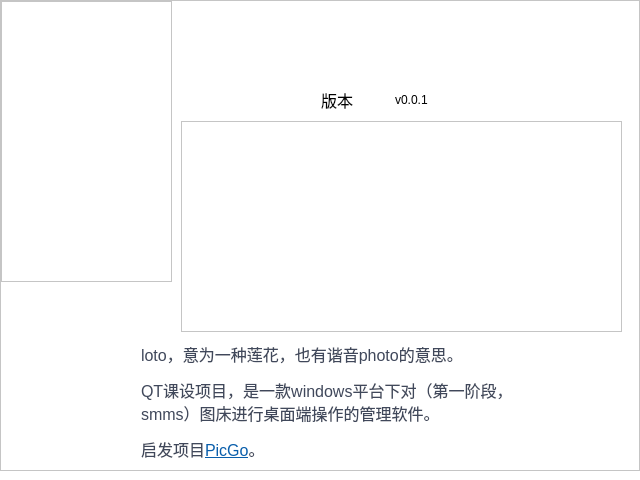
<?xml version="1.0" encoding="UTF-8"?>
<ui version="4.0">
 <class>DialogAbout</class>
 <widget class="QDialog" name="DialogAbout">
  <property name="geometry">
   <rect>
    <x>0</x>
    <y>0</y>
    <width>640</width>
    <height>480</height>
   </rect>
  </property>
  <property name="palette">
   <palette>
    <active>
     <colorrole role="Base">
      <brush brushstyle="SolidPattern">
       <color alpha="255">
        <red>255</red>
        <green>255</green>
        <blue>255</blue>
       </color>
      </brush>
     </colorrole>
     <colorrole role="Window">
      <brush brushstyle="SolidPattern">
       <color alpha="255">
        <red>255</red>
        <green>255</green>
        <blue>255</blue>
       </color>
      </brush>
     </colorrole>
    </active>
    <inactive>
     <colorrole role="Base">
      <brush brushstyle="SolidPattern">
       <color alpha="255">
        <red>255</red>
        <green>255</green>
        <blue>255</blue>
       </color>
      </brush>
     </colorrole>
     <colorrole role="Window">
      <brush brushstyle="SolidPattern">
       <color alpha="255">
        <red>255</red>
        <green>255</green>
        <blue>255</blue>
       </color>
      </brush>
     </colorrole>
    </inactive>
    <disabled>
     <colorrole role="Base">
      <brush brushstyle="SolidPattern">
       <color alpha="255">
        <red>255</red>
        <green>255</green>
        <blue>255</blue>
       </color>
      </brush>
     </colorrole>
     <colorrole role="Window">
      <brush brushstyle="SolidPattern">
       <color alpha="255">
        <red>255</red>
        <green>255</green>
        <blue>255</blue>
       </color>
      </brush>
     </colorrole>
    </disabled>
   </palette>
  </property>
  <property name="windowTitle">
   <string>关于</string>
  </property>
  <property name="styleSheet">
   <string notr="true"/>
  </property>
  <property name="sizeGripEnabled">
   <bool>false</bool>
  </property>
  <layout class="QVBoxLayout" name="verticalLayout">
   <property name="leftMargin">
    <number>0</number>
   </property>
   <property name="topMargin">
    <number>0</number>
   </property>
   <property name="rightMargin">
    <number>0</number>
   </property>
   <property name="bottomMargin">
    <number>9</number>
   </property>
   <item>
    <widget class="QFrame" name="frame">
     <property name="palette">
      <palette>
       <active>
        <colorrole role="Base">
         <brush brushstyle="SolidPattern">
          <color alpha="255">
           <red>255</red>
           <green>255</green>
           <blue>255</blue>
          </color>
         </brush>
        </colorrole>
        <colorrole role="Window">
         <brush brushstyle="SolidPattern">
          <color alpha="255">
           <red>255</red>
           <green>255</green>
           <blue>255</blue>
          </color>
         </brush>
        </colorrole>
       </active>
       <inactive>
        <colorrole role="Base">
         <brush brushstyle="SolidPattern">
          <color alpha="255">
           <red>255</red>
           <green>255</green>
           <blue>255</blue>
          </color>
         </brush>
        </colorrole>
        <colorrole role="Window">
         <brush brushstyle="SolidPattern">
          <color alpha="255">
           <red>255</red>
           <green>255</green>
           <blue>255</blue>
          </color>
         </brush>
        </colorrole>
       </inactive>
       <disabled>
        <colorrole role="Base">
         <brush brushstyle="SolidPattern">
          <color alpha="255">
           <red>255</red>
           <green>255</green>
           <blue>255</blue>
          </color>
         </brush>
        </colorrole>
        <colorrole role="Window">
         <brush brushstyle="SolidPattern">
          <color alpha="255">
           <red>255</red>
           <green>255</green>
           <blue>255</blue>
          </color>
         </brush>
        </colorrole>
       </disabled>
      </palette>
     </property>
     <property name="frameShape">
      <enum>QFrame::StyledPanel</enum>
     </property>
     <property name="frameShadow">
      <enum>QFrame::Raised</enum>
     </property>
     <layout class="QGridLayout" name="gridLayout_2">
      <property name="leftMargin">
       <number>0</number>
      </property>
      <property name="topMargin">
       <number>0</number>
      </property>
      <property name="rightMargin">
       <number>0</number>
      </property>
      <property name="bottomMargin">
       <number>0</number>
      </property>
      <property name="spacing">
       <number>0</number>
      </property>
      <item row="0" column="0">
       <widget class="QFrame" name="frame_2">
        <property name="frameShape">
         <enum>QFrame::NoFrame</enum>
        </property>
        <property name="frameShadow">
         <enum>QFrame::Raised</enum>
        </property>
        <widget class="QFrame" name="frame_3">
         <property name="geometry">
          <rect>
           <x>0</x>
           <y>0</y>
           <width>171</width>
           <height>281</height>
          </rect>
         </property>
         <property name="styleSheet">
          <string notr="true">image: url(:/res/lotos_icon.png)</string>
         </property>
         <property name="frameShape">
          <enum>QFrame::StyledPanel</enum>
         </property>
         <property name="frameShadow">
          <enum>QFrame::Raised</enum>
         </property>
        </widget>
        <widget class="QLabel" name="label">
         <property name="geometry">
          <rect>
           <x>140</x>
           <y>330</y>
           <width>391</width>
           <height>141</height>
          </rect>
         </property>
         <property name="text">
          <string>&lt;html&gt;&lt;head/&gt;&lt;body&gt;&lt;p&gt;&lt;span style=&quot; font-family:'-apple-system','BlinkMacSystemFont','Segoe UI','Helvetica','Arial','Apple Color Emoji','Segoe UI Emoji','Segoe UI Symbol','Liberation Sans','PingFang SC','Microsoft YaHei','Hiragino Sans GB','Wenquanyi Micro Hei','WenQuanYi Zen Hei','ST Heiti','SimHei','SimSun','WenQuanYi Zen Hei Sharp','sans-serif'; font-size:16px; color:#40485b; background-color:#ffffff;&quot;&gt;loto，意为一种莲花，也有谐音photo的意思。&lt;/span&gt;&lt;/p&gt;&lt;p&gt;&lt;span style=&quot; font-family:'-apple-system','BlinkMacSystemFont','Segoe UI','Helvetica','Arial','Apple Color Emoji','Segoe UI Emoji','Segoe UI Symbol','Liberation Sans','PingFang SC','Microsoft YaHei','Hiragino Sans GB','Wenquanyi Micro Hei','WenQuanYi Zen Hei','ST Heiti','SimHei','SimSun','WenQuanYi Zen Hei Sharp','sans-serif'; font-size:16px; color:#40485b; background-color:#ffffff;&quot;&gt;QT课设项目，是一款windows平台下对（第一阶段，smms）图床进行桌面端操作的管理软件。&lt;/span&gt;&lt;/p&gt;&lt;p&gt;&lt;span style=&quot; font-family:'-apple-system','BlinkMacSystemFont','Segoe UI','Helvetica','Arial','Apple Color Emoji','Segoe UI Emoji','Segoe UI Symbol','Liberation Sans','PingFang SC','Microsoft YaHei','Hiragino Sans GB','Wenquanyi Micro Hei','WenQuanYi Zen Hei','ST Heiti','SimHei','SimSun','WenQuanYi Zen Hei Sharp','sans-serif'; font-size:16px; color:#40485b; background-color:#ffffff;&quot;&gt;启发项目&lt;/span&gt;&lt;a href=&quot;https://github.com/PicGo/PicGo-Core&quot;&gt;&lt;span style=&quot; font-family:'-apple-system','BlinkMacSystemFont','Segoe UI','Helvetica','Arial','Apple Color Emoji','Segoe UI Emoji','Segoe UI Symbol','Liberation Sans','PingFang SC','Microsoft YaHei','Hiragino Sans GB','Wenquanyi Micro Hei','WenQuanYi Zen Hei','ST Heiti','SimHei','SimSun','WenQuanYi Zen Hei Sharp','sans-serif'; font-size:16px; color:#095eab; background-color:transparent;&quot;&gt;PicGo&lt;/span&gt;&lt;/a&gt;&lt;span style=&quot; font-family:'-apple-system','BlinkMacSystemFont','Segoe UI','Helvetica','Arial','Apple Color Emoji','Segoe UI Emoji','Segoe UI Symbol','Liberation Sans','PingFang SC','Microsoft YaHei','Hiragino Sans GB','Wenquanyi Micro Hei','WenQuanYi Zen Hei','ST Heiti','SimHei','SimSun','WenQuanYi Zen Hei Sharp','sans-serif'; font-size:16px; color:#40485b;&quot;&gt;。&lt;/span&gt;&lt;/p&gt;&lt;/body&gt;&lt;/html&gt;</string>
         </property>
         <property name="textFormat">
          <enum>Qt::RichText</enum>
         </property>
         <property name="wordWrap">
          <bool>true</bool>
         </property>
         <property name="openExternalLinks">
          <bool>true</bool>
         </property>
        </widget>
        <widget class="QLabel" name="label_2">
         <property name="geometry">
          <rect>
           <x>300</x>
           <y>10</y>
           <width>201</width>
           <height>61</height>
          </rect>
         </property>
         <property name="styleSheet">
          <string notr="true"/>
         </property>
         <property name="text">
          <string/>
         </property>
         <property name="pixmap">
          <pixmap resource="../resources.qrc">:/res/lotos_title.png</pixmap>
         </property>
         <property name="scaledContents">
          <bool>true</bool>
         </property>
        </widget>
        <widget class="QWidget" name="layoutWidget_2">
         <property name="geometry">
          <rect>
           <x>320</x>
           <y>80</y>
           <width>141</width>
           <height>38</height>
          </rect>
         </property>
         <layout class="QHBoxLayout" name="horizontalLayout">
          <item>
           <widget class="QLabel" name="label_3">
            <property name="font">
             <font>
              <family>Microsoft YaHei UI</family>
              <pointsize>12</pointsize>
             </font>
            </property>
            <property name="text">
             <string>版本</string>
            </property>
           </widget>
          </item>
          <item>
           <widget class="QLabel" name="label_version">
            <property name="text">
             <string>v0.0.1</string>
            </property>
           </widget>
          </item>
         </layout>
        </widget>
        <widget class="QScrollArea" name="scrollArea">
         <property name="geometry">
          <rect>
           <x>180</x>
           <y>120</y>
           <width>441</width>
           <height>211</height>
          </rect>
         </property>
         <property name="widgetResizable">
          <bool>true</bool>
         </property>
         <widget class="QWidget" name="scrollAreaWidgetContents">
          <property name="geometry">
           <rect>
            <x>0</x>
            <y>0</y>
            <width>439</width>
            <height>209</height>
           </rect>
          </property>
          <widget class="QLabel" name="description">
           <property name="geometry">
            <rect>
             <x>140</x>
             <y>50</y>
             <width>61</width>
             <height>41</height>
            </rect>
           </property>
           <property name="text">
            <string/>
           </property>
           <property name="textFormat">
            <enum>Qt::RichText</enum>
           </property>
           <property name="wordWrap">
            <bool>true</bool>
           </property>
           <property name="openExternalLinks">
            <bool>true</bool>
           </property>
          </widget>
         </widget>
        </widget>
       </widget>
      </item>
     </layout>
    </widget>
   </item>
  </layout>
 </widget>
 <resources>
  <include location="../resources.qrc"/>
 </resources>
 <connections/>
</ui>
